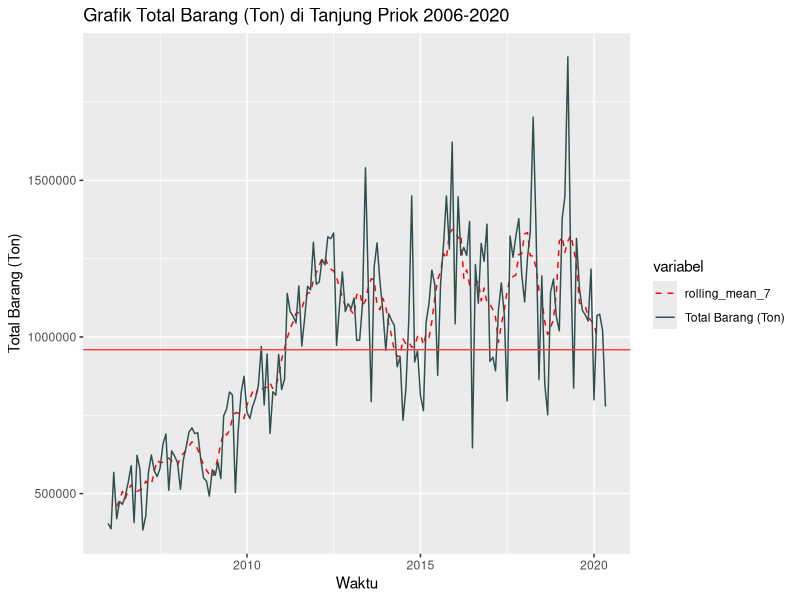
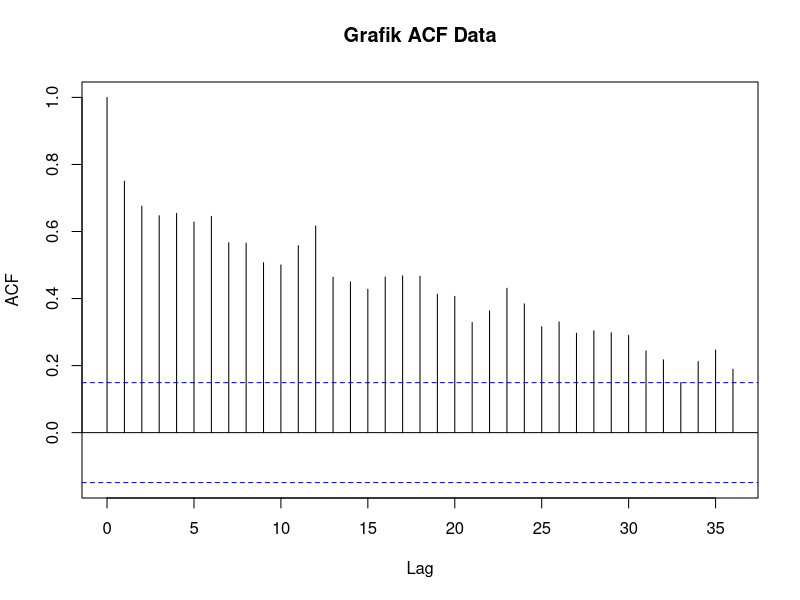
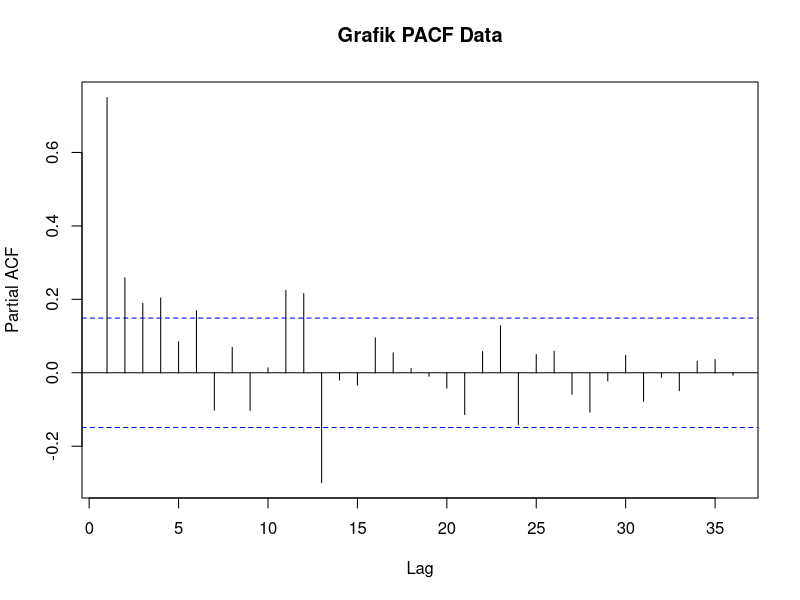
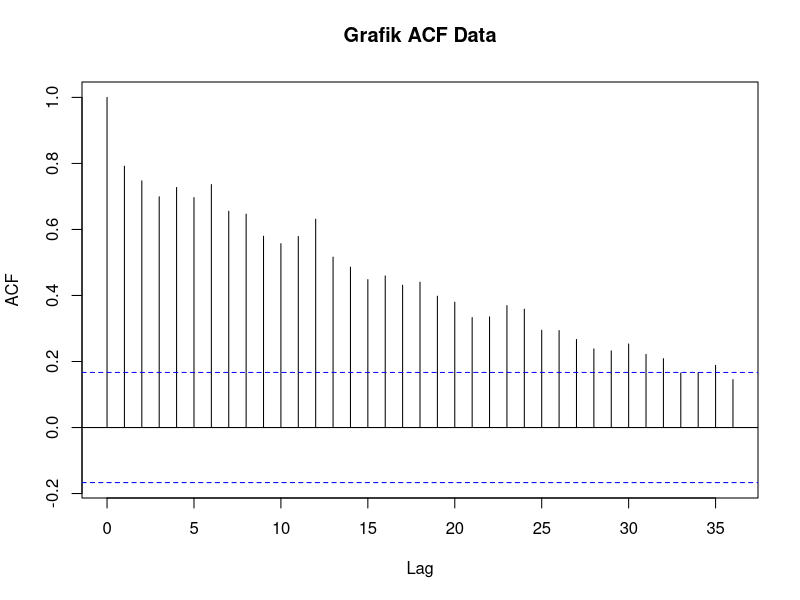
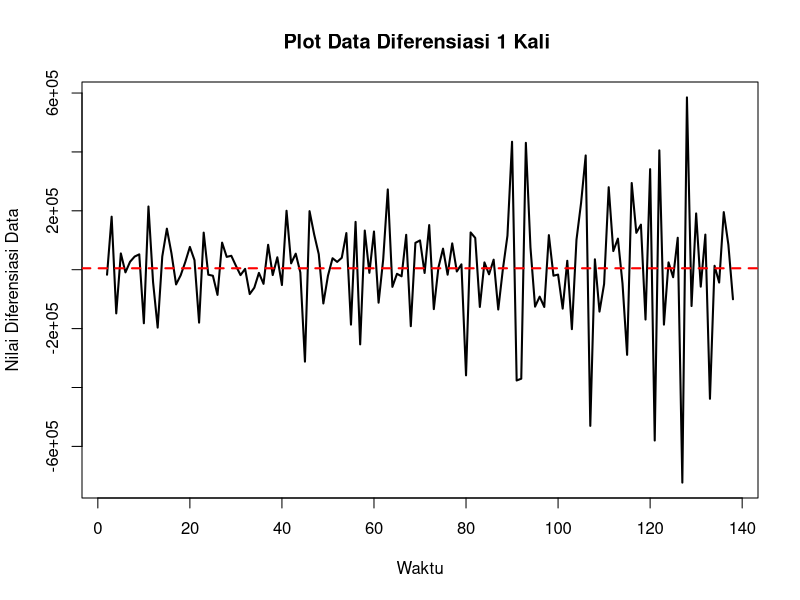
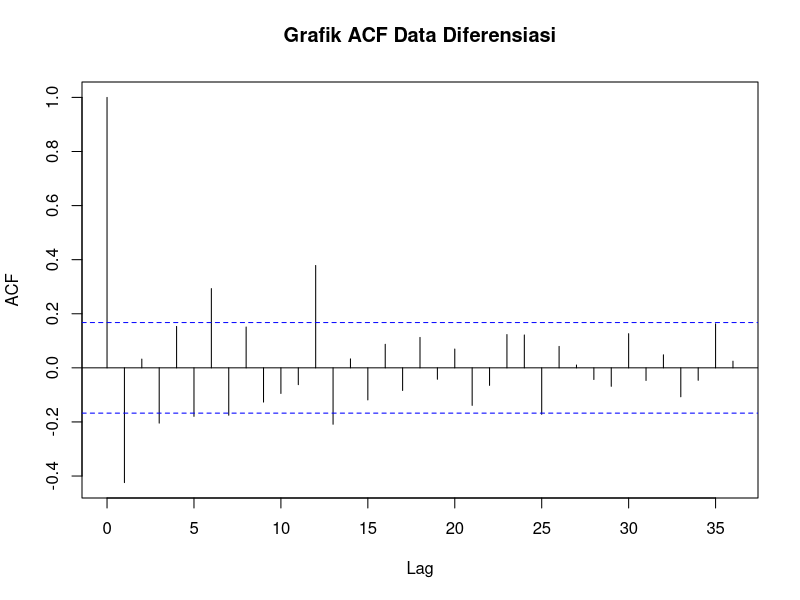
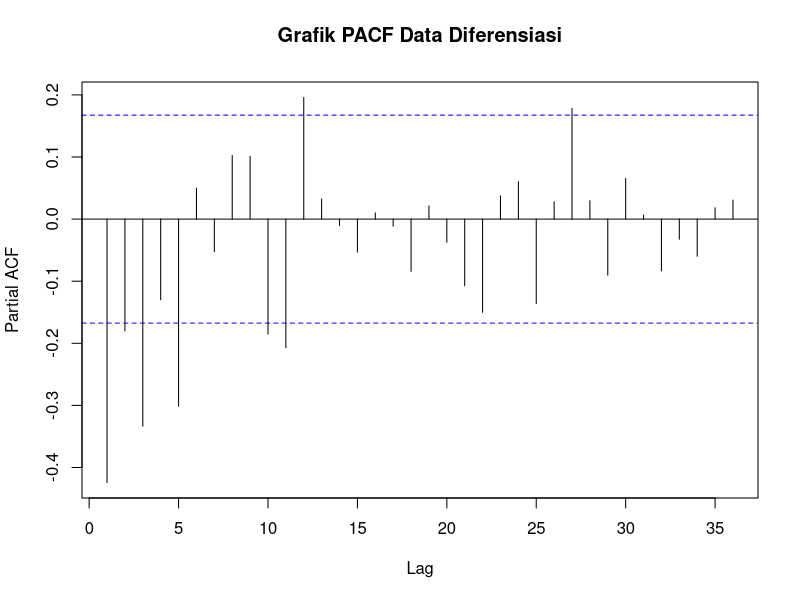
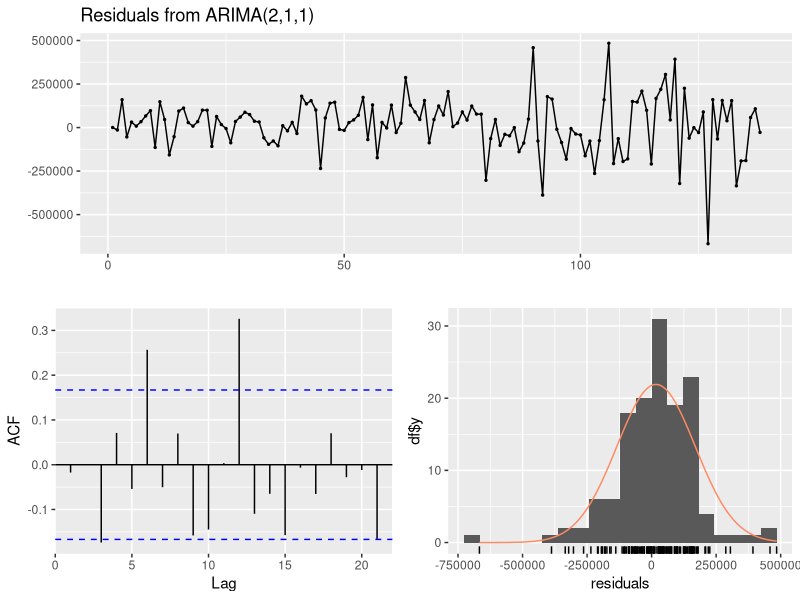

R code for these plots, in order:
## ---- chunk 1
# Untuk membaca data dengan format Excel
library(readxl) 

# Untuk mengubah data menjadi Time Series, 
# membuat plot ACF, plot PACF, Model ARIMA dan ADF Test
library(tseries)

# Untuk membuat rolling means
library(zoo)

# Untuk memgolah data 
library(dplyr)
library(tidyverse)

# Untuk melihat signifikansi koefisien dari parameter
library(lmtest) 

# Untuk memprediksi data dari model  
library(forecast)

# Untuk membuat grafik
library(ggplot2)
## ---- chunk 2
# Memanggil Data  
data <- read_excel("Data Total Barang.xlsx", 
                   sheet = "Tanjung Priok", 
                   col_types = c("date", "numeric"))
data <- data %>% mutate(
  rolling_mean_7 = rollmean(data$`Total Barang (Ton)`, k = 7, fill = NA))

# Mengelompokan data
df <- data %>%
  select(Waktu, `Total Barang (Ton)`,rolling_mean_7) %>%
  gather(key = "variabel", value = "value", -Waktu)

# Membuat grafik data
ggplot(df, aes(x = Waktu, y = value, group = variabel)) +
  geom_line(aes(linetype = variabel, color = variabel)) +
  geom_hline(yintercept = mean(data$`Total Barang (Ton)`), color="brown1")+
  scale_linetype_manual(values = c('dashed', 'solid', 'dashed'))+
  scale_color_manual(values = c('red','darkslategrey')) +
  labs(title = 'Grafik Total Barang (Ton) di Tanjung Priok 2006-2020',
       x = "Waktu", y = 'Total Barang (Ton)')


# Statistik Deskriptif
summary(data) 
## ---- chunk 3
acf(data$`Total Barang (Ton)`, main ='Grafik ACF Data',lag.max = 36)
## ---- chunk 4
pacf(data$`Total Barang (Ton)`, main ='Grafik PACF Data',lag.max = 36)
## ---- chunk 5
# Membuat data train dan validation dan mengubahnya
# menjadi data time series

# dibutuhkan untuk menghasilkan data prediksi
tpriok <- ts(data$`Total Barang (Ton)`)  

# data yang akan digunakan untuk membuat model
tpriok_train <- ts(data$`Total Barang (Ton)`[1:138]) 

# data yang akan digunakan untuk memvalidasi model
tpriok_test <-ts(data$`Total Barang (Ton)`[139:173]) 
## ---- chunk 6
y_mean <- mean(tpriok_train)
rmse_train <- mean((tpriok_train - y_mean)^2)^0.5
rmse_train
## ---- chunk 7
y_mean <- mean(tpriok_train)
mape_train <- mean(abs((tpriok_train - y_mean))/tpriok_train)
mape_train
## ---- chunk 8
adf.test(tpriok_train) 
acf(tpriok_train, main = 'Grafik ACF Data',lag.max = 36)
## ---- chunk 9
tpriok_train_diff <- diff(tpriok_train)
plot(tpriok_train_diff,
     lwd = 2, 
     main = 'Plot Data Diferensiasi 1 Kali ', 
     xlab = "Waktu", ylab = "Nilai Diferensiasi Data")
abline(h=mean(tpriok_train_diff),
       lwd=2,lty = 2, 
       col ='red')
## ---- chunk 10
adf.test(tpriok_train_diff)
acf(tpriok_train_diff, main ='Grafik ACF Data Diferensiasi',
    lag.max = 36)
## ---- chunk 11
pacf(tpriok_train_diff, main ='Grafik PACF Data Diferensiasi', 
     lag.max = 36)
## ---- chunk 12
# Metode default dari arima adalah kombinasi antara maximum likelihood 
# dan conditional sum of square

mod_1 <- arima(tpriok_train,order=c(3,1,1))
mod_1
mod_2 <- arima(tpriok_train,order=c(3,1,0))
mod_2
mod_3 <- arima(tpriok_train,order=c(2,1,1))
mod_3
mod_auto <- auto.arima(tpriok_train, max.p = 4,max.q = 4, 
                       seasonal = FALSE, stationary = FALSE)
mod_auto
## ---- chunk 13
mod_1 <- arima(tpriok_train,order=c(2,1,1), method = 'CSS-ML')
mod_1
mod_1_css <- arima(tpriok_train,order=c(2,1,1), method = 'CSS')
mod_1_css
mod_1_ML <- arima(tpriok_train,order=c(2,1,1), method = 'ML')
mod_1_ML

## ---- chunk 14
coeftest(mod_1) 
coeftest(mod_1_css) 
coeftest(mod_1_ML) 
## ---- chunk 15
accuracy(mod_1)
## ---- chunk 16
checkresiduals(mod_1)
## ---- chunk 17
validation <- forecast(tpriok_train, model = mod_1, h = length(tpriok_test))
actual <- as.vector(tpriok_test)
ape_validation <- abs((as.vector(validation$mean) -actual)/actual)
mape_validation <- mean(ape_validation)
mape_validation
## ---- chunk 18
fc <- forecast(tpriok, model = mod_1, h = 5)
summary(fc)
plot(fc, , main = 'Prakiraan Model ARIMA')
